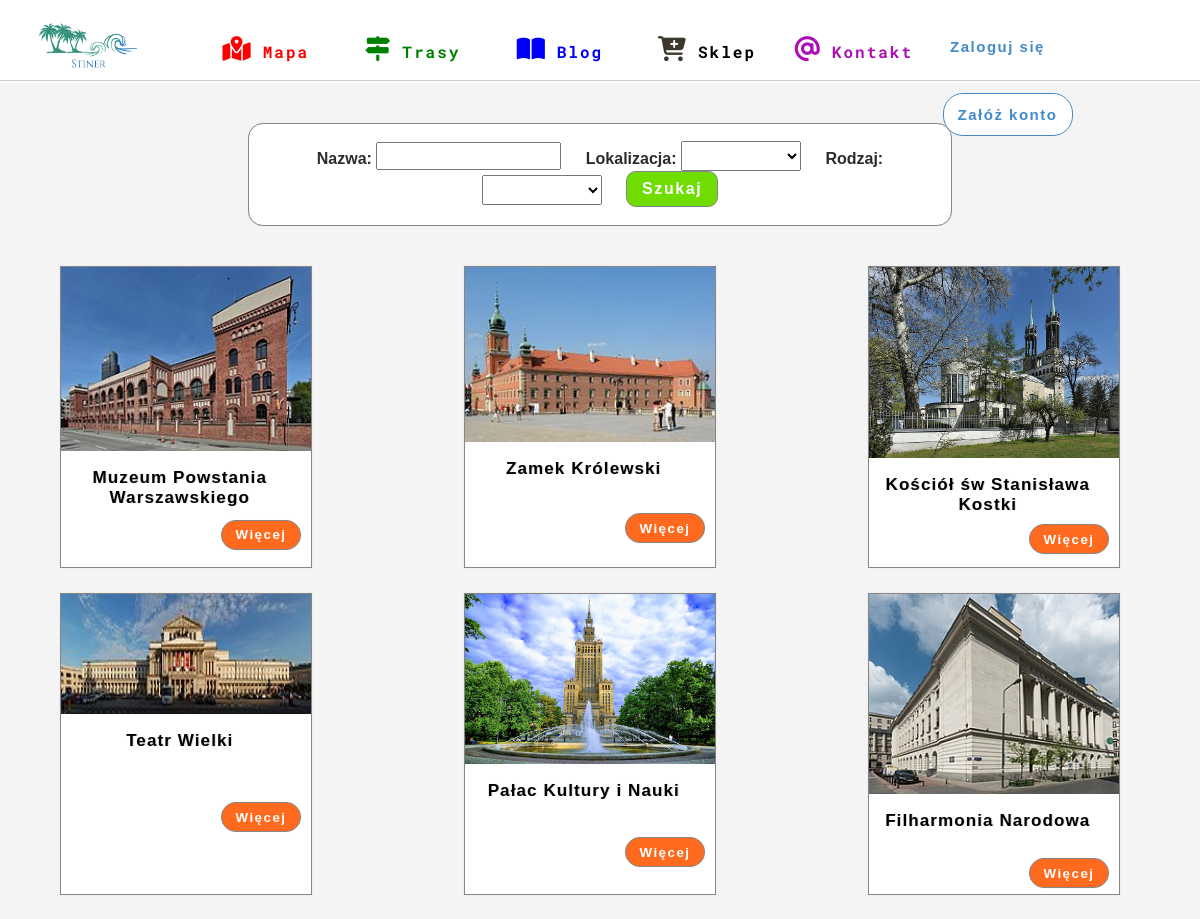
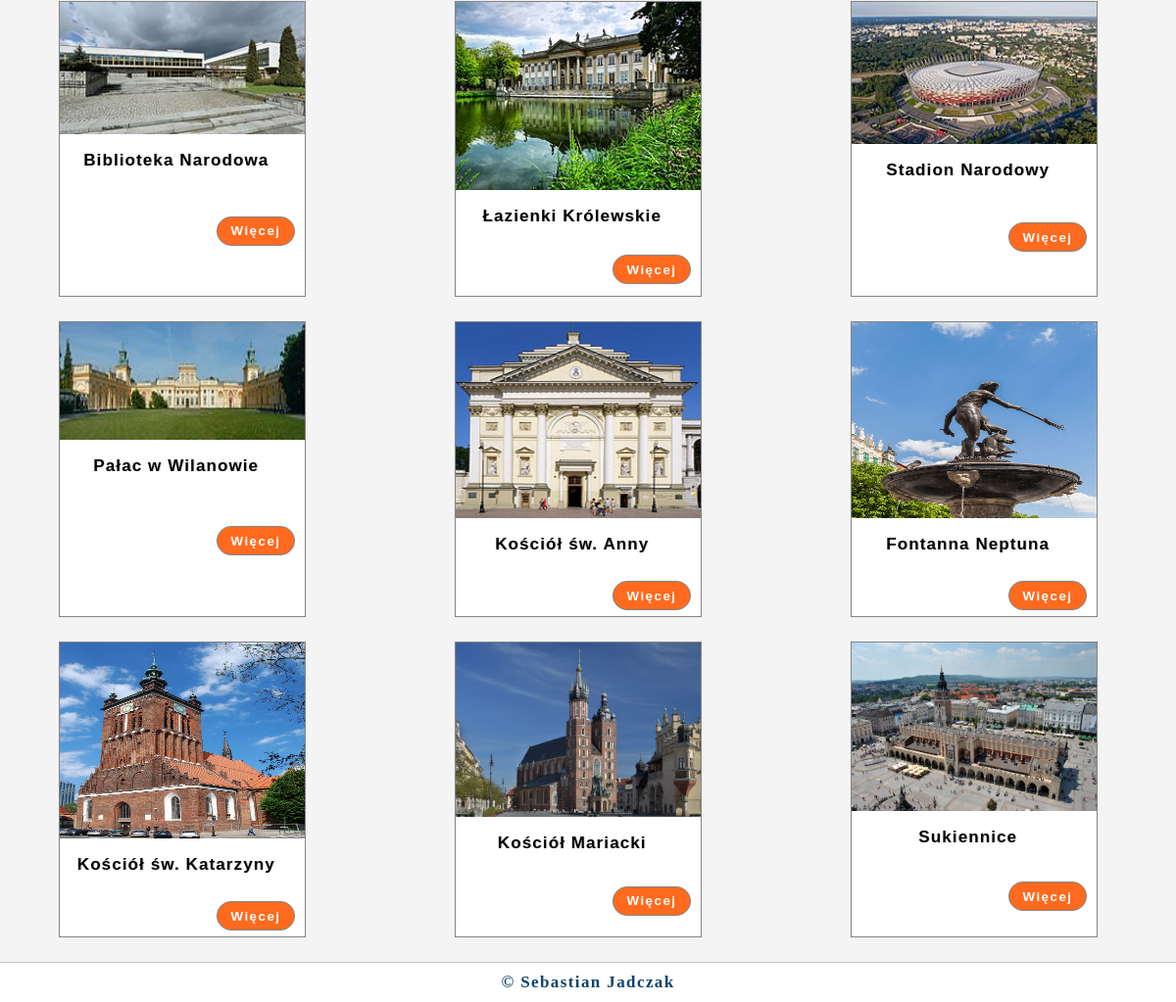
The app's page /trails/points/ with its own data (2 pictures, top to bottom).
### map/models.py (models this page shows, shortened)
class Point(models.Model):
    TYPE_POINT = (
        ('Zamki', 'Zamki'),
        ('Forty', 'Forty'),
        ('Kościoły', 'Kościoły'),
        ('Muzeum', 'Muzeum'),
        ('Parki', 'Parki'),
        ('Ogrody', 'Ogrody'),
        ('Pomniki', 'Pomniki'),
        ('Rynki', 'Rynki'),
        ('Mosty', 'Mosty'),
        ('Wieże', 'Wieże'),
        ('Stadiony', 'Stadiony'),
        ('Cmentarze', 'Cmentarze'),
        ('Budowle', 'Budowle'),
        ('Porty', 'Porty'),
        ('Filcharmonie', 'Filcharmonie')
    )
    name = models.CharField(max_length=30)
    descriptions = models.TextField()
    location = models.CharField(max_length=30)
    coordinateX = models.DecimalField(max_length=30, decimal_places=7, max_digits=100)
    coordinateY = models.DecimalField(max_length=30, decimal_places=7, max_digits=100)
    image = models.ImageField(upload_to='media/img_point/%Y/%m%d')
    type = models.CharField(max_length=15, choices=TYPE_POINT)

### trails/views.py (the view, shortened to what this page needs)
# urls.py: path('points/', views.PointsListView.as_view(), name='points'),
class PointsListView(ListView):
    template_name = 'points/points.html'
    model = Point
    list = Point.objects.all()
    def get_context_data(self, **kwargs):
        context = super(PointsListView, self).get_context_data(**kwargs)
        context['list'] = Point.objects.all()
        return context

### trails/templates/points/points.html (shortened to what this page needs)
{% extends 'base_trail.html' %}
{% block content %}
    <div class="search_points">
        <form action="." method="post">
            <label class="nazwa">Nazwa:
                <input type="text" name="search">
            </label>
            <label class="location"> Lokalizacja:
            <select name="location_points" id="location">
                <option value=""></option>
                <option value="Warszawa">Warszawa</option>
            </select>
                </label>
            <label class="type"> Rodzaj:
            <select name="point_type" id="type">
                <option value=""></option>
                <option value="Zamki">Zamki</option>
            </select>
                </label>
            <button class="search">Szukaj</button>
        </form>
    </div>
<div class="point_list_interest_point">
    {% for element in list %}
        <div class="point">
            <div class="image_point"><img src="{{element.image.url}}" alt=""></div>
            <div class="point_descriptions">
                <p>{{element.name}}</p>
                 <div class="point_descriptions_more"><button class="more"><a href="{% url 'trails:point_detail' element.id %}">Więcej</a></button></div>
            </div>
        </div>
    {% endfor %}
    </div>
{% endblock %}

### trails/templates/base_trail.html (shortened to what this page needs)
{% load static %}
<!DOCTYPE html>
<html lang="en">
<head>
    <link rel="stylesheet" href="{% static 'css/style.css' %}">
    <link rel="stylesheet" href="{% static 'css/style_map.css' %}">
    <link rel="stylesheet" href="{% static 'css/style_trail.css' %}">
    <link rel="stylesheet" href="{% static 'css/style_point.css' %}">
    <link rel="stylesheet" href="{% static 'css/style_all_trails.css' %}">
    <link rel="stylesheet" href="{% static 'css/style_your_trails.css' %}">
    <link rel="stylesheet" href="{% static 'css/style_trail_add.css' %}">
    <link rel="stylesheet" href="{% static 'css/style_interesting_points.css' %}">
</head>
<body>
<div id="top">
    <div class="logo"><img src="{% static 'img/logo.png' %}" alt="logo"></div>
    <div class="menu">
        <ul>
            <li class="red"><a href="/"><i class="fas fa-map-marked-alt"></i>Mapa</a></li>
            <li class="green"><a href="{% url 'trails:all_trails'  %}"><i class="fas fa-map-signs"></i>Trasy</a>
            </li>
            <li class="blue"><a href="{% url "blog:list_posts" %}"><i class="fas fa-book-open"></i>Blog</a></li>
            <li class="black"><a href="{%url "list_products"%}"><i class="fas fa-cart-plus"></i>Sklep</a></li>
            <li class="gold"><a href="{% url 'contact:contact_detail' %}"><i class="fas fa-at"></i>Kontakt</a></li>
        </ul>
    </div>
    <div class="login_mapa" >
       {% if user.is_authenticated %}
        <button class="user_menu" style="cursor: pointer"><i class="fas fa-user"></i> <span>{{user.username}}</span><i class="fas fa-angle-down"></i></button>
        <div class="user_menu">
            <ul>
                <li><a href="{% url 'account:user_account' %}">Moje konto</a></li>
                <li><a href="#">Ustawienia</a></li>
                {% if perms.blog.view_post%}
                    <li><a href="{% url 'management:blog_manage_post_list' %}">Panel administracyjny</a></li>
                {% elif perms.shop.view_product %}
                    <li><a href="{% url 'management:shop_manage_product_list' %}">Panel administracyjny</a></li>
                {% endif %}
                <li><a href="{% url 'logout' %}">Wyloguj</a></li>
            </ul>
        </div>
        {% else %}
        <button><a href="{% url 'login' %}">Zaloguj się</a></button>
        <button class="register"><a href="{% url 'register' %}">Załóż konto</a></button>
        {% endif %}
    </div>
</div>
<div class="trail">
    <div class="content_trail">
        {% block content %}
        {% endblock %}
        </div>
    </div>
<div class="footer">
    <a href="https://www.linkedin.com/in/sebastian-jadczak-b74a40182">&copy; Sebastian Jadczak</a>
</div>
</body>
</html>

### map/static/css/style.css (style rules this page uses)
html, body { width: 100%; height: 100%; margin: 0; padding: 0; }
#top { border-bottom: 1px solid #cbcdcc; height: 10vh; display: flex; box-shadow: 0 -1px 2px #d2d2d2; }
#top div.logo { margin: 18px 10px 10px 33px; height: 7vh; width: 110px; }
#top div.logo img { width: 100%; height: 100%; }
div#top div.menu { width: 65%; height: 10vh; font-family: 'Roboto Mono', monospace; }
div#top div.menu ul { display: flex; justify-content: space-between; list-style: none; height: 10vh; }
div#top div.menu ul li { width: 25%; line-height: 9vh; }
div#top div.menu ul li a { display: block; text-align: center; color: black; font-weight: bold; font-size: 16px; letter-spacing: 2px; text-decoration: none; }
div#top div.menu ul li.red a { color: red; }
div#top div.menu ul li.blue a { color: blue; }
div#top div.menu ul li.green a { color: green }
div#top div.menu ul li.gold a { color: #ab0fb5; }
div#top div.menu ul li a i { font-size: 25px; margin-right: 10px; color: #3b372b; }
div#top div.menu ul li.red a i { color: red; }
div#top div.menu ul li.green a i { color: green; }
div#top div.menu ul li.blue a i { color: blue; }
div#top div.menu ul li.gold a i { color: #ab0fb5; }

### map/static/css/style_map.css (style rules this page uses)
div.login_mapa { margin-left:130px; }
div.login_mapa button { margin-top:30px; width:150px; height:48px; border-style: none; color: #428bca; background-color: white; }
div.login_mapa button.register { border: 1px solid #428bca; border-radius: 20px; }
div.login_mapa button a { font-weight:bold; letter-spacing:1.5px; text-decoration:none; font-size:15px; color: #428bca; }
div.login_mapa button.register a { display: block; width:100%; height:99%; line-height:45px; }
div.footer { background-color: #fff; height: 5vh; line-height: 5vh; box-shadow: 0 2px 1px rgba(0,0,0,0.4); border-top: 0.5px solid rgba(110, 110, 110, 0.4); text-align: center; }
div.footer a { text-decoration: none; color: #0e446c; letter-spacing: 1.4px; font-size: 17px; font-weight: bold; }
@media only screen and (max-width: 1680px) { div.login_mapa { margin-left: 50px; } }
@media only screen and (max-width: 1680px) { div.login_mapa button { margin-top: 25px; width: 160px; height: 40px; } }
@media only screen and (max-width: 1680px) { div.login_mapa button.register a { line-height: 40px; } }
@media only screen and (max-width: 1698px) { div.login_mapa { margin-left: 30px; margin-right: 30px; } }
@media only screen and (max-width: 1698px) { div.login_mapa button { width: 110px; height: 43px; border-style: none; color: #428bca; background-color: white; } }
@media only screen and (max-width: 1698px) { div.login_mapa button.register { width: 130px; } }
@media only screen and (max-width: 1280px) { div.login_mapa { margin-left: 15px; margin-right: 15px; } }

### map/static/css/style_trail.css (style rules this page uses)
div.trail { display: flex; margin-top: 2px; background-color: #f4f4f4; min-height: 90vh; }
div.trail div.content_trail { margin:20px auto; width:85vw; }
@media only screen and (max-width: 1680px) { div.trail div.content_trail { margin: 20px auto; width: 90vw; } }

### records on screen
Point: image (picture), name "Muzeum Powstania Warszawskiego"
Point: image (picture), name "Zamek Królewski"
Point: image (picture), name "Kościół św Stanisława Kostki"
Point: image (picture), name "Teatr Wielki"
Point: image (picture), name "Pałac Kultury i Nauki"
Point: image (picture), name "Filharmonia Narodowa"
Point: image (picture), name "Biblioteka Narodowa"
Point: image (picture), name "Łazienki Królewskie"
Point: image (picture), name "Stadion Narodowy"
Point: image (picture), name "Pałac w Wilanowie"
Point: image (picture), name "Kościół św. Anny"
Point: image (picture), name "Fontanna Neptuna"
Point: image (picture), name "Kościół św. Katarzyny"
Point: image (picture), name "Kościół Mariacki"
Point: image (picture), name "Sukiennice"
